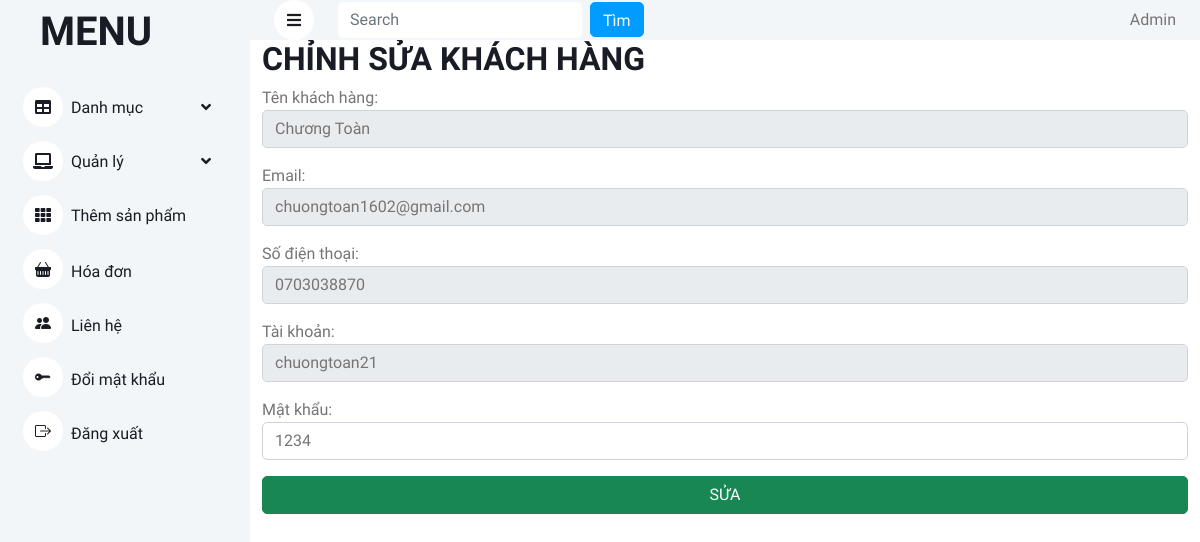
/index.php?action=quanly&act=editkh&id=1 (signed in), run on the app's committed database.
### tables this page shows
CREATE TABLE `khachhang` (
  `makh` int(30) NOT NULL,
  `tenkh` varchar(128) NOT NULL,
  `email` varchar(50) NOT NULL,
  `sodienthoai` varchar(11) NOT NULL,
  `taikhoan` varchar(50) NOT NULL,
  `matkhau` varchar(50) NOT NULL
);

### Model/connect.php (called while the page is built, shortened)
<?php
class connect
{
	var $db=null;
	public function __construct()
	{
		$dsn='mysql:host=localhost;dbname=shopbalo';
		$user='root';
		$pass='';
		$this->db=new PDO($dsn,$user,$pass,array(PDO::MYSQL_ATTR_INIT_COMMAND=>"SET NAMES utf8"));
	}
	public function getInstance($select)
	{
		$results=$this->db->query($select);
		$result=$results->fetch();
		return $result;
	}
}
?>

### Model/khachhang.php (called while the page is built, shortened)
<?php
   class khachhang {
      function getUserID($id) {
         $db = new connect();
         $select = "SELECT * FROM khachhang WHERE makh='$id'";
         $result = $db->getInstance($select);
         return $result;
      }
   }

### View/editkh.php (the view)
<div class="container">
   <div class="row">
      <div class="col-lg-12">
         <div class="cart">
            <div class="cart-header">
               <h2>CHỈNH SỬA KHÁCH HÀNG</h2>
            </div>
            <div class="cart-body">
               <?php
                  if(isset($_GET['id'])) {
                     $id = $_GET['id'];
                  }
                  $kh = new khachhang();
                  $user = $kh->getUserID($id);
                  $tenkh = $user['tenkh'];
                  $email = $user['email'];
                  $sodienthoai = $user['sodienthoai'];
                  $taikhoan = $user['taikhoan'];
                  $matkhau = $user['matkhau'];
               ?>
               <form method="POST" action="index.php?action=quanly&act=action_edit&id=<?php echo $user['makh']?>">
                  <div class="form-group mb-3">
                     <label for="">Tên khách hàng: </label>
                     <input disabled value="<?php if(isset($tenkh)) echo $tenkh?>" type="text" class="form-control">
                  </div>
                  <div class="form-group mb-3">
                     <label for="">Email: </label>
                     <input disabled value="<?php if(isset($email)) echo $email?>" type="text" class="form-control">
                  </div>
                  <div class="form-group mb-3">
                     <label for="">Số điện thoại: </label>
                     <input disabled value="<?php if(isset($sodienthoai)) echo $sodienthoai?>" type="text" class="form-control">
                  </div>
                  <div class="form-group mb-3">
                     <label for="">Tài khoản: </label>
                     <input disabled value="<?php if(isset($taikhoan)) echo $taikhoan?>" type="text" class="form-control">
                  </div>
                  <div class="form-group mb-3">
                     <label for="">Mật khẩu: </label>
                     <input name="password" value="<?php if(isset($matkhau)) echo $matkhau?>" type="text" class="form-control">
                  </div>
                  <button name="action_edit" type="submit" class="btn btn-success w-100">SỬA</button>
               </form>
            </div>
         </div>
      </div>
   </div>
</div>

### Content/css/style.css (style rules this page uses)
:root { --primary: #009CFF; --light: #F3F6F9; --dark: #191C24; }
.btn { transition: .5s; }

### data on the page
khachhang: tenkh "Chương Toàn", email "chuongtoan1602@gmail.com", sodienthoai "0703038870", taikhoan "chuongtoan21", password "1234"
